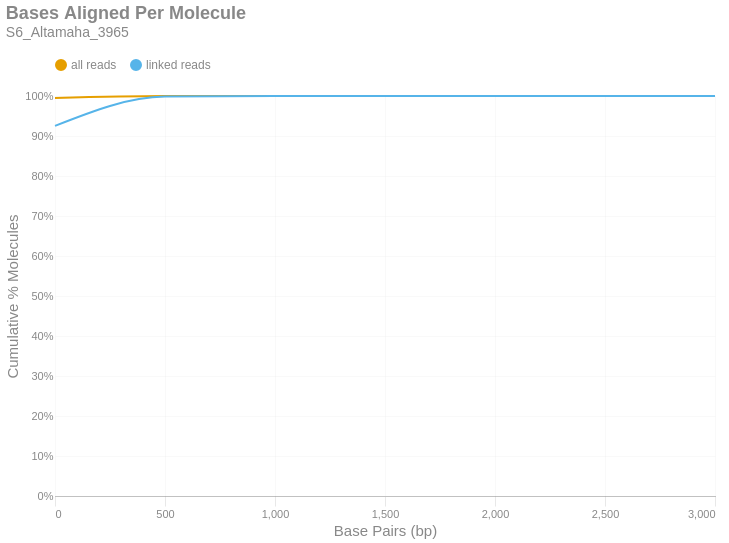

This figure's notebook cell:
### Markdown cell above
### Bases Aligned Per Molecule
This is a cumulative frequency distribution showing the number of base pairs aligned per unique molecule. These data are shown in 500 bp bins. There are two distributions: one with `all reads` (yellow) and another with only `linked reads` (blue). The percent of molecules in the `linked reads` distribution is relative to the total number of linked molecules.

### Code cell
if SKIPLR:
    print_html(f"Skipped")
else:
    binned_df = consolidated_hist(valids['aligned_bp'], mask, 500, True)
    with SafeRender(binned_df):
        (
            density_plot(binned_df, 'Bases Aligned Per Molecule', samplename, 'basesper')
            .encode(
                x=alt.X('bin:Q', title="Base Pairs (bp)").axis(tickMinStep=500).scale(padding=0),
                y=alt.Y('value:Q', title='Cumulative % Molecules')
                    .axis(format='%')
                    .scale(domain = [0,1])
                    .stack(False),
                color=alt.Color("key:N").scale(domain = ["all reads", "linked reads"]),
                tooltip = [
                    alt.Tooltip("key:N", title = "Data Type"),
                    alt.Tooltip("range_label:N", title="Bases Aligned Per Molecule"),
                    alt.Tooltip("value:Q", format = ".2%", title="% Molecules (Cum.)")
                ]
            )
        ).display()

### Figure 1 — Vega-Lite specification as saved in the notebook (floating-point values rounded to 4 significant figures)
{"width": "container", "height": 400, "config": {"title": {"anchor": "start", "dy": -15, "fontSize": 18, "color": "#888888", "subtitleColor": "#888888", "subtitleFontSize": 14}, "arc": {"fill": "#0072B2"}, "axis": {"domainColor": "#888888", "domainWidth": 0.5, "gridWidth": 0.2, "grid": false, "titleFontWeight": 400, "titleFontSize": 15, "labelFontSize": 11, "labelColor": "#888888", "tickColor": "#888888", "tickWidth": 0.2, "titleColor": "#888888"}, "axisBand": {"grid": false}, "axisX": {"grid": true, "tickSize": 10, "domainCap": "round"}, "axisY": {"domain": false, "grid": true, "tickSize": 0, "domainCap": "round"}, "background": "transparent", "header": {"labelFontSize": 15, "labelColor": "#888888", "titleFontSize": 15, "titleFontWeight": 600, "titleColor": "#888888"}, "legend": {"labelFont": "sans-serif", "labelFontSize": 12, "labelColor": "#888888", "symbolSize": 100, "symbolType": "circle", "titleFontSize": 12, "titlePadding": 10, "titleColor": "#888888", "title": null, "orient": "top"}, "range": {"category": ["#E69F00", "#56B4E9", "#009E73", "#F0E442", "#0072B2", "#D55E00", "#CC79A7", "#000000"], "diverging": ["#cfe8f3", "#a2d4ec", "#73bfe2", "#46abdb", "#1696d2", "#12719e"]}, "area": {"fill": "#0072B2", "fillOpacity": 0.7, "line": true, "strokeOpacity": 0.7}, "line": {"color": "#0072B2", "stroke": "#0072B2", "strokeWidth": 2}, "trail": {"color": "#0072B2", "stroke": "#0072B2", "strokeWidth": 0, "size": 1}, "point": {"filled": true, "fillOpacity": 1.0, "size": 95}, "text": {"color": "#888888", "fontSize": 11, "align": "right", "fontWeight": 400, "size": 11}, "bar": {"fill": "#0072B2", "stroke": null}, "view": {"stroke": null, "continuousWidth": 660, "continuousHeight": 400}}, "data": {"name": "data-411fa7d0e67f512da727a0b284e0d9b0"}, "mark": {"type": "line", "interpolate": "monotone", "point": {"opacity": 0, "size": 275}}, "encoding": {"color": {"field": "key", "scale": {"domain": ["all reads", "linked reads"]}, "type": "nominal"}, "tooltip": [{"field": "key", "title": "Data Type", "type": "nominal"}, {"field": "range_label", "title": "Bases Aligned Per Molecule", "type": "nominal"}, {"field": "value", "format": ".2%", "title": "% Molecules (Cum.)", "type": "quantitative"}], "x": {"axis": {"tickMinStep": 500}, "field": "bin", "scale": {"padding": 0}, "title": "Base Pairs (bp)", "type": "quantitative"}, "y": {"axis": {"format": "%"}, "field": "value", "scale": {"domain": [0, 1]}, "stack": false, "title": "Cumulative % Molecules", "type": "quantitative"}}, "params": [{"name": "param_c36ac31b6afebe62", "select": {"type": "point", "fields": ["key"]}, "bind": "legend"}], "title": {"text": "Bases Aligned Per Molecule", "subtitle": "S6_Altamaha_3965"}, "transform": [{"fold": ["all reads (cumsum)", "linked reads (cumsum)"]}, {"calculate": "replace(datum.key, ' (cumsum)', '')", "as": "key"}, {"filter": {"param": "param_c36ac31b6afebe62"}}], "usermeta": {"embedOptions": {"downloadFileName": "S6_Altamaha_3965.basesper"}}, "$schema": "https://vega.github.io/schema/vega-lite/v6.1.0.json", "datasets": {"data-411fa7d0e67f512da727a0b284e0d9b0": [{"bin": "0.0", "interval": "0.0-500.0", "all reads": 0.9952, "linked reads": 0.9253, "all reads (cumsum)": 0.9952, "linked reads (cumsum)": 0.9253, "range_label": "0-499"}, {"bin": "500.0", "interval": "500.0-1000.0", "all reads": 0.004666, "linked reads": 0.0731, "all reads (cumsum)": 0.9999, "linked reads (cumsum)": 0.9984, "range_label": "500-999"}, {"bin": "1000.0", "interval": "1000.0-1500.0", "all reads": 0.0001052, "linked reads": 0.001425, "all reads (cumsum)": 1.0, "linked reads (cumsum)": 0.9999, "range_label": "1000-1499"}, {"bin": "1500.0", "interval": "1500.0-2000.0", "all reads": 9.793e-06, "linked reads": 0.0001187, "all reads (cumsum)": 1.0, "linked reads (cumsum)": 1.0, "range_label": "1500-1999"}, {"bin": "2000.0", "interval": "2000.0-2500.0", "all reads": 1.277e-06, "linked reads": 6.983e-06, "all reads (cumsum)": 1.0, "linked reads (cumsum)": 1.0, "range_label": "2000-2499"}, {"bin": "2500.0", "interval": "2500.0-3000.0", "all reads": 8.516e-07, "linked reads": 0.0, "all reads (cumsum)": 1.0, "linked reads (cumsum)": 1.0, "range_label": "2500-2999"}, {"bin": "3000.0", "interval": "3000.0-3500.0", "all reads": 4.258e-07, "linked reads": 6.983e-06, "all reads (cumsum)": 1.0, "linked reads (cumsum)": 1.0, "range_label": "3000-3499"}]}}
